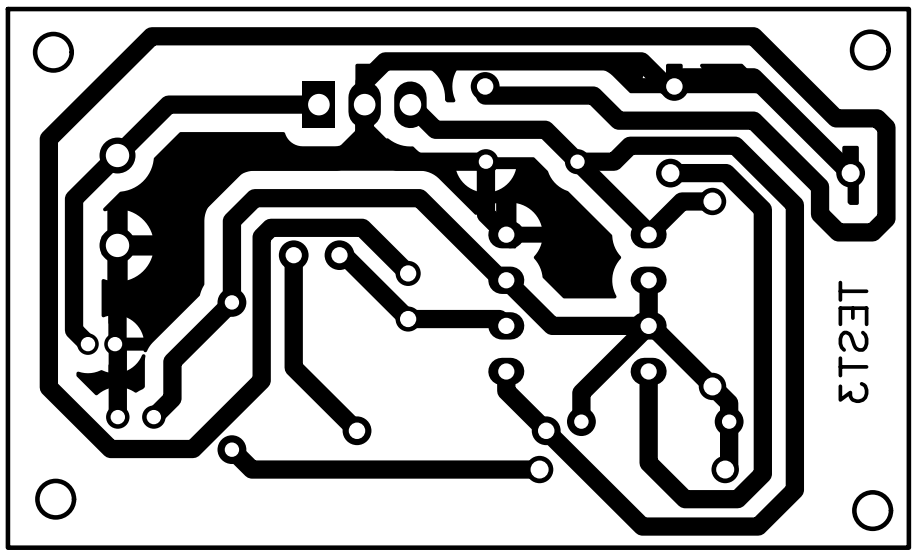
#> input picture designs/test3.png, 914 x 556 px, found by its file name
$ python crop_test.py
#> lines starting #> are read from the running program, lines starting #| are printed output that depends on the picture; after the words box and inside, x2 and y2 are one past the last pixel; in counts of white or black regions, pixels touching at a corner belong together
import cv2
import numpy as np
import matplotlib.pyplot as plt

# 📌 โหลดภาพต้นฉบับ
image_path = "test_functions/test3.png"
image = cv2.imread(image_path)
#> image is the input picture: shape (556, 914, 3); min 0, max 255, mean 160
gray = cv2.cvtColor(image, cv2.COLOR_BGR2GRAY)

# 📌 1. ใช้ Canny Edge Detection หาขอบของ PCB
edges = cv2.Canny(gray, 50, 150)
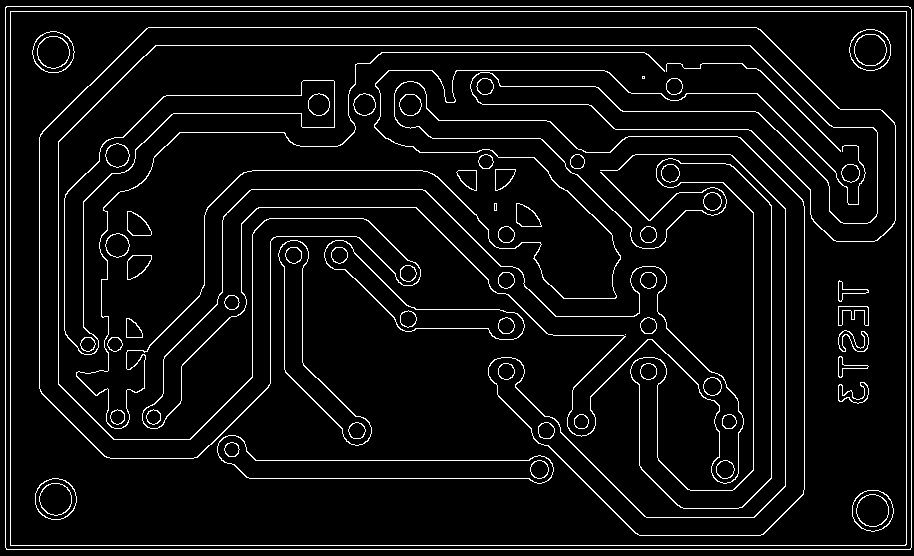
#> edges: shape (556, 914); 5.8% white in thin lines or dots

# 📌 2. หาขอบเขตของวัตถุ (Contours)
contours, _ = cv2.findContours(edges, cv2.RETR_EXTERNAL, cv2.CHAIN_APPROX_SIMPLE)
#> contours = 1 contour; box (x1, y1, x2, y2) and area: (5, 6, 912, 550) 491950

# 📌 3. หา Contour ที่ใหญ่ที่สุด (คาดว่าเป็น PCB)
if contours:
    largest_contour = max(contours, key=cv2.contourArea)
#> largest_contour = contour of 13 points, box (x1, y1, x2, y2) (5, 6, 912, 550), area 491950
    x, y, w, h = cv2.boundingRect(largest_contour)  # หาสี่เหลี่ยมครอบ PCB
#> x = 5; y = 6; w = 907; h = 544

    # 📌 4. Crop เอาเฉพาะ PCB
    cropped_pcb = image[y:y+h, x:x+w]
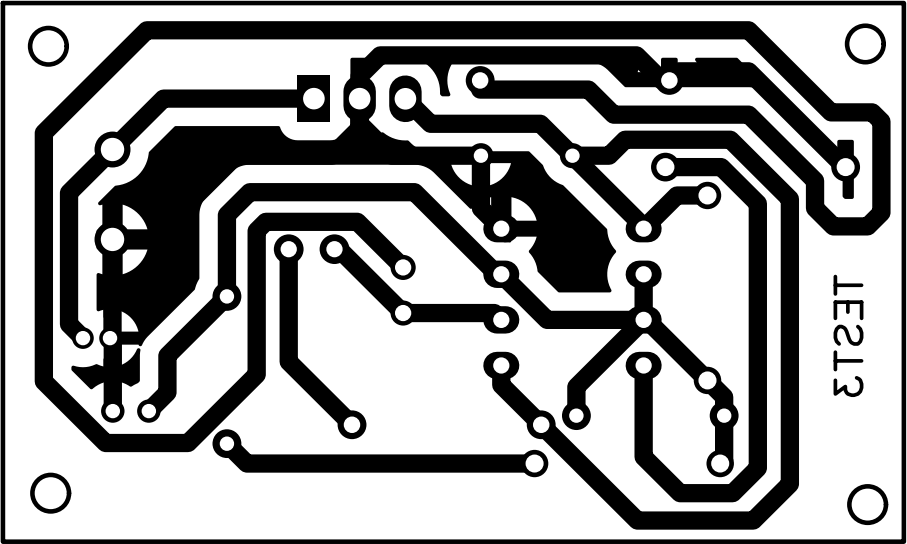
#> cropped_pcb: shape (544, 907, 3); min 0, max 255, mean 157.1

    # 📌 5. แสดงผล
    plt.figure(figsize=(10,5))
    plt.subplot(1, 2, 1)
    plt.imshow(cv2.cvtColor(image, cv2.COLOR_BGR2RGB))
    plt.title("Original Image")
    plt.axis("off")

    plt.subplot(1, 2, 2)
    plt.imshow(cv2.cvtColor(cropped_pcb, cv2.COLOR_BGR2RGB))
    plt.title("Cropped PCB")
    plt.axis("off")

    plt.show()
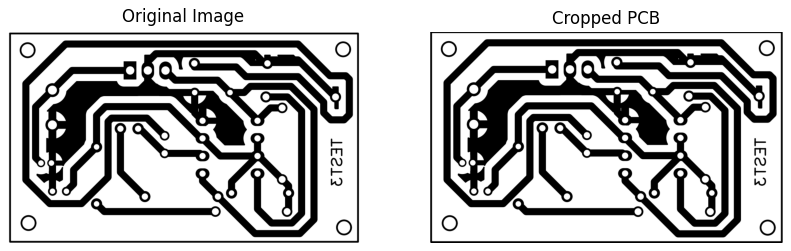
#> figure drawn by matplotlib, 2 panels
else:
    print("❌ ไม่พบ PCB ในภาพ")

$ run again, with designs/test1.png copied over designs/test3.png
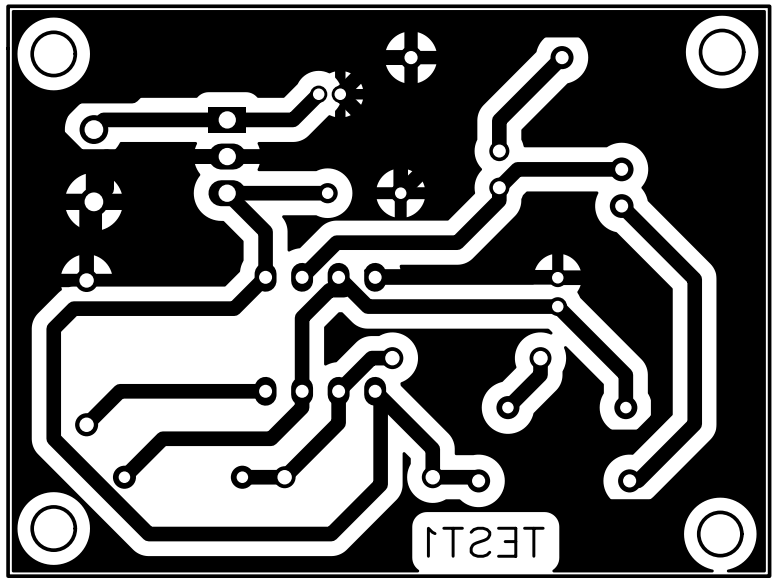
#> input picture designs/test1.png, 776 x 582 px, found by its file name
#> image is the input picture: shape (582, 776, 3); min 0, max 255, mean 97.4
#> `edges = cv2.Canny(gray, 50, 150)`:
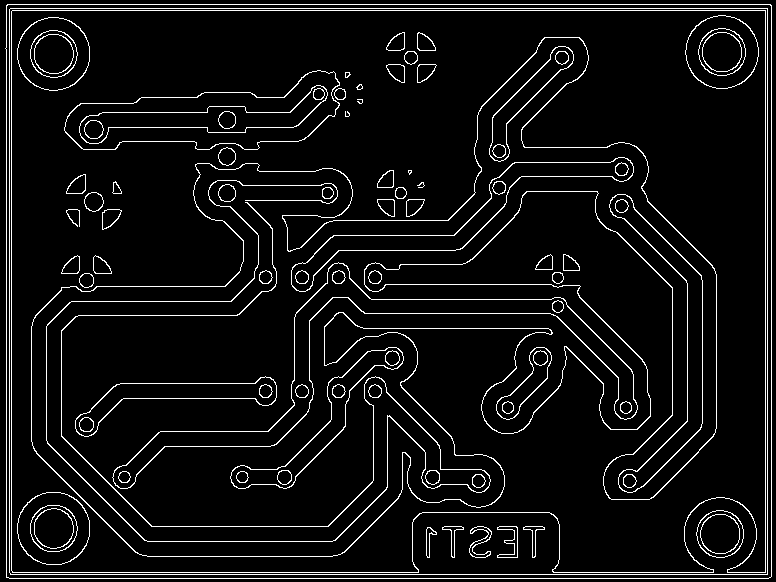
#> edges: shape (582, 776); 6.3% white in thin lines or dots
#> contours = 1 contour; box (x1, y1, x2, y2) and area: (5, 4, 772, 579) 439104
#> largest_contour = contour of 14 points, box (x1, y1, x2, y2) (5, 4, 772, 579), area 439104
#> x = 5; y = 4; w = 767; h = 575
#> `plt.show()`:
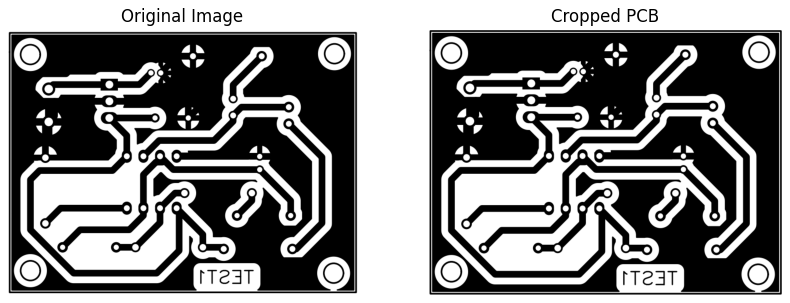
#> figure drawn by matplotlib, 2 panels

$ run again, with designs/test2.png copied over designs/test3.png
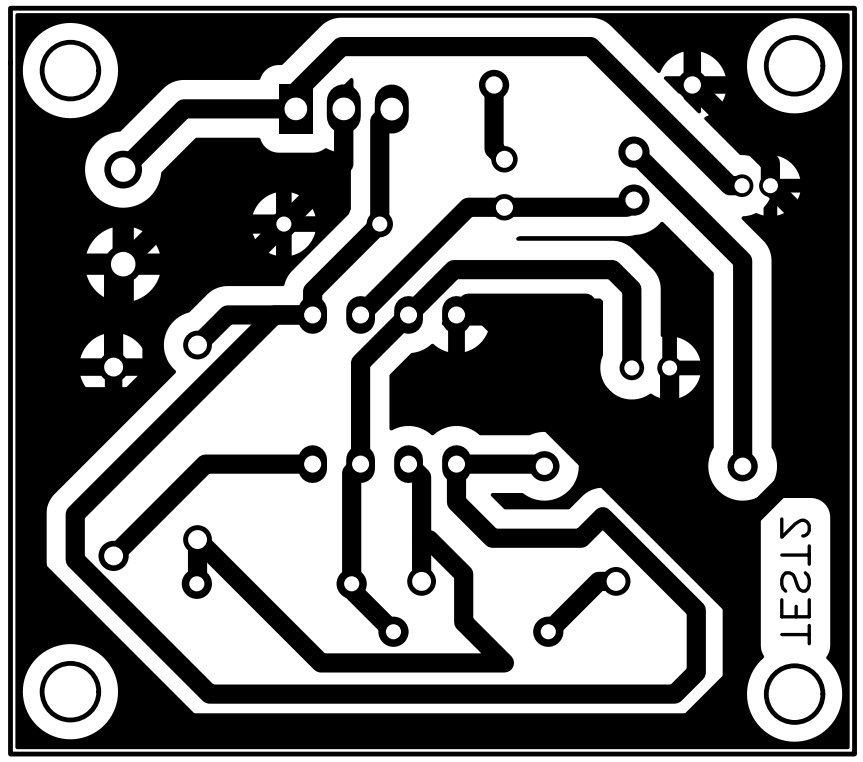
#> input picture designs/test2.png, 863 x 762 px, found by its file name
#> image is the input picture: shape (762, 863, 3); min 0, max 255, mean 116.7
#> `edges = cv2.Canny(gray, 50, 150)`:
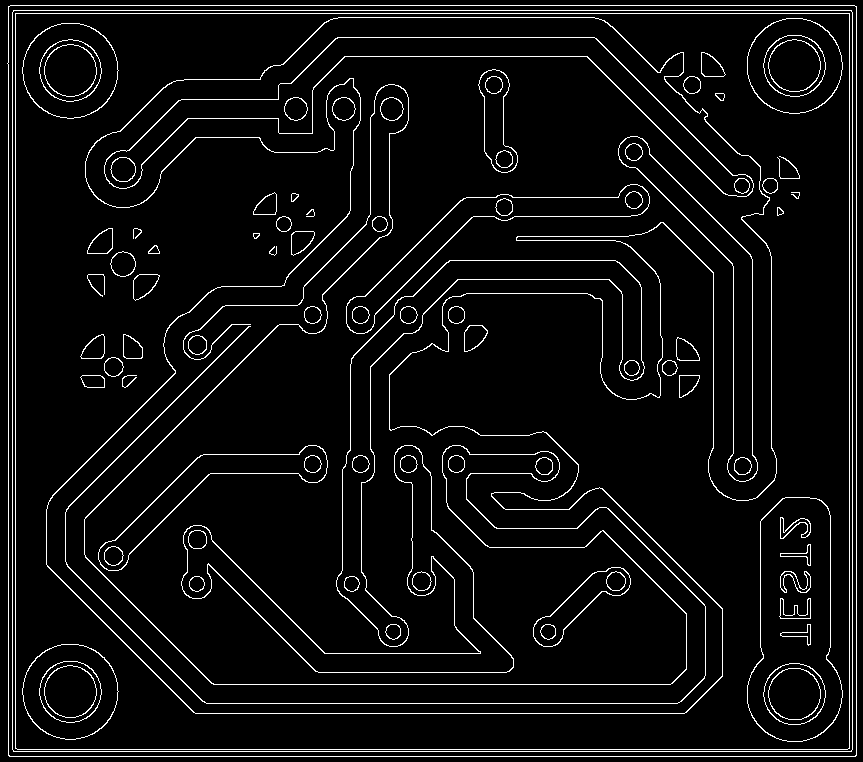
#> edges: shape (762, 863); 5.5% white in thin lines or dots
#> contours = 1 contour; box (x1, y1, x2, y2) and area: (7, 5, 857, 757) 636845
#> largest_contour = contour of 13 points, box (x1, y1, x2, y2) (7, 5, 857, 757), area 636845
#> x = 7; y = 5; w = 850; h = 752
#> `plt.show()`:
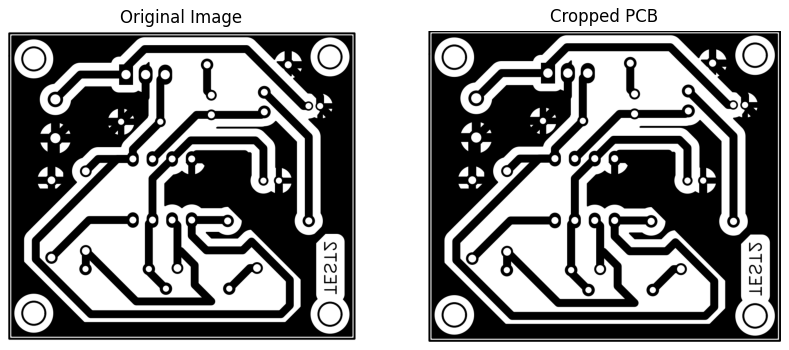
#> figure drawn by matplotlib, 2 panels
